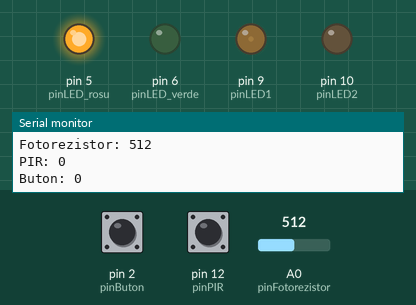
Recording of a sketch running on a simulated Arduino Uno, built with avr-gcc and run on an emulated ATmega328P. Parts: output pins drawn as LEDs (lit = HIGH), the last lines printed to the serial monitor. Dashed ring = blinking. The inputs (shaded band) are chosen by the test bench; at power-on: A0 (pinFotorezistor) = 512, pin 12 (pinPIR) LOW, pin 2 (pinButon) LOW.

Above: at 1.2 s.
1.3 s: A0 (pinFotorezistor) set to 245
At 2.4 s:
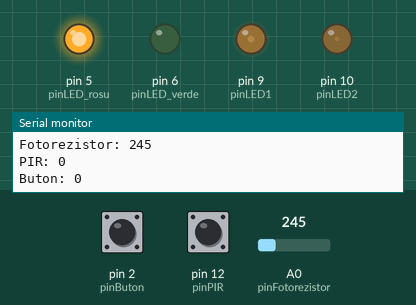
2.8 s: A0 (pinFotorezistor) set to 122
At 3.9 s:
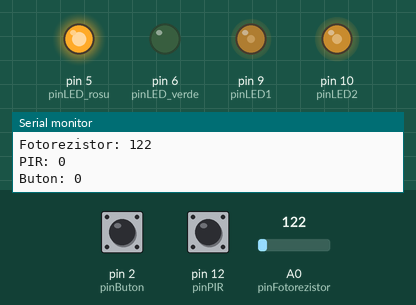
4.3 s: pin 12 (pinPIR) driven HIGH
At 5.4 s:
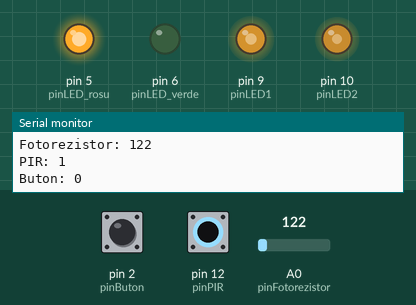
5.8 s: A0 (pinFotorezistor) set to 0
At 7.0 s:
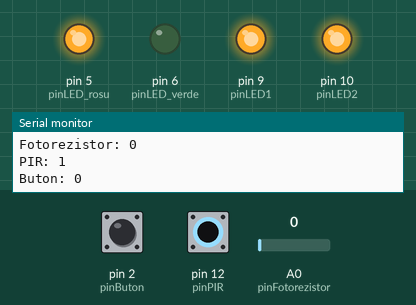
7.3 s: A0 (pinFotorezistor) set to 265
At 8.5 s:
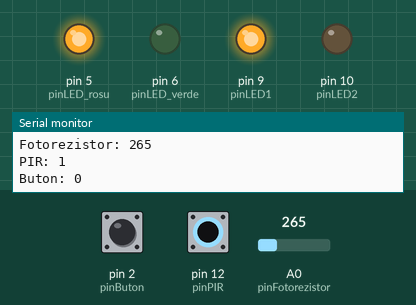
8.8 s: pin 12 (pinPIR) pulsed LOW 5 times (0.12 s each, 0.3 s apart)
At 9.06 s:
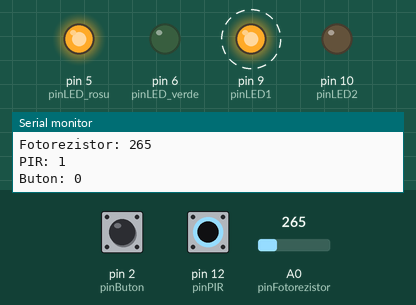
Timing chart, 0 to 11.8 s (numbered marks = the images above; inputs shaded):
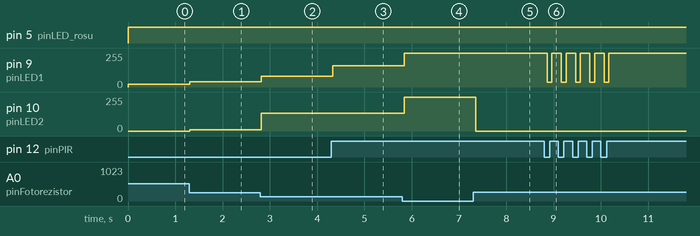

Measured:
- after the input at 1.3 s, pin 9 (pinLED1): 19/255 → 40/255 at once; pin 10 (pinLED2): 0/255 → 10/255 at once
- after the input at 2.8 s, pin 9 (pinLED1): 40/255 → 81/255 at once; pin 10 (pinLED2): 10/255 → 133/255 at once
- after the input at 4.3 s, pin 9 (pinLED1): 81/255 → 159/255 at once
- after the input at 5.8 s, pin 9 (pinLED1): 159/255 → 255/255 at once; pin 10 (pinLED2): 133/255 → 255/255 at once
- after the input at 7.3 s, pin 10 (pinLED2): 255/255 → 0/255 after 0.05 s
- after the input at 8.8 s, pin 9 (pinLED1): alternates 255/255 for 0.20 s and 37/255 for 0.10 s, 10 changes in all, then stays 255/255, starting after 0.06 s

The sketch:

ProiectMTv2.ino
```cpp
#include <avr/interrupt.h>

const int pinFotorezistor = A0;// Pinul analogic pentru fotorezistor
const int pinLED1 = 9;// Pin digital pentru LED1
const int pinLED2 = 10;// Pin digital pentru LED2
const int pinPIR = 12;// Pinul digital pentru senzorul PIR

const int pinButon = 2;
const int pinLED_rosu = 5;
const int pinLED_verde = 6;

volatile unsigned int timerCount = 0;
bool ledVerdeActive = false;

void setup() {
  // Setează pinul A0 ca intrare
  // portul C (pinii A0-A5)
  DDRC &= ~(1 << DDC0);
  // Setează pinii 9 si 10 ca ieșire
  // DDRB este registrul pentru configurarea pinilor
  DDRB |= (1 << DDB1);
  DDRB |= (1 << DDB2);
  // Setează pinul 12 ca intrare pentru senzorul PIR
  // Bitul 4 al registrului DDRB corespunde pinului 12
  DDRB &= ~(1 << DDB4);

  // Setează pinii 5 si 6 ca ieșire pentru semafor
  // DDRD este registrul pentru configurarea pinilor
  DDRD |= (1 << DDD5);
  DDRD |= (1 << DDD6);

  DDRD &= ~(1 << DDD2);//Setare pin pentru buton

  TCCR1B |= (1 << CS11) | (1 << CS10);
  //TCCR1B |= (1 << CS11); // Prescaler de 8
  TIMSK1 |= (1 << TOIE1);

  Serial.begin(9600);//Inițializează comunicarea serială

  sei();
}

void loop() {

  // Citeste valoarea analogica de pe pinul A0
  int valoareFotorezistor = analogRead(pinFotorezistor);
  // Citeste valoarea de la senzorul PIR
  int valoareSenzorPIR = digitalRead(pinPIR);
  int valoareButon = digitalRead(pinButon);

  Serial.print("Fotorezistor: ");
  Serial.println(valoareFotorezistor);
  Serial.print("PIR: ");
  Serial.println(valoareSenzorPIR);
  Serial.print("Buton: ");
  Serial.println(valoareButon);

  PORTD |= (1 << PORTD5); //aprindere LED rosu

  // Verifica valoarea analogica si controleaza LED-ul
  if (valoareFotorezistor <= 255)
  {
    PORTB |= (1 << PORTB1);// Aprinde LED-ul 1
    PORTB |= (1 << PORTB2);// Aprinde LED-ul 2
    analogWrite(pinLED1, 255 - valoareFotorezistor);
    analogWrite(pinLED2, 255 - valoareFotorezistor);

  } else
  {
    PORTB &= ~(1 << PORTB1);// Stinge LED-ul 1
    PORTB &= ~(1 << PORTB2);// Stinge LED-ul 2
  }

  if (valoareSenzorPIR == HIGH)
  {
    int val = 1.2 * (255 - valoareFotorezistor);
    if (val <= 255)
    {
      analogWrite(pinLED1, val);
    }
  }
  else
  {
    analogWrite(pinLED1, 10000 / valoareFotorezistor);
  }

  if (valoareButon == HIGH) {
    delay(50);
    if (digitalRead(pinButon) == HIGH) {
      timerCount = 0;
      ledVerdeActive = true;
    }
  }


  if (ledVerdeActive && timerCount >= 10000)
  {
    PORTD |= (1 << PORTD6); //aprindere LED verde
    PORTD &= ~(1 << PORTD5); // Stinge LED-ul rosu
  }

  if (ledVerdeActive && timerCount >= 20000)
  {
    PORTD &= ~(1 << PORTD6); // Stinge LED-ul verde
    PORTD |= (1 << PORTD5); //aprindere LED rosu
    ledVerdeActive = false;  // Activează LED-ul verde
  }

  delay(100);  // Pauza de 100 de milisecunde
}

ISR(TIMER1_OVF_vect)
{
  timerCount++;
}
```
